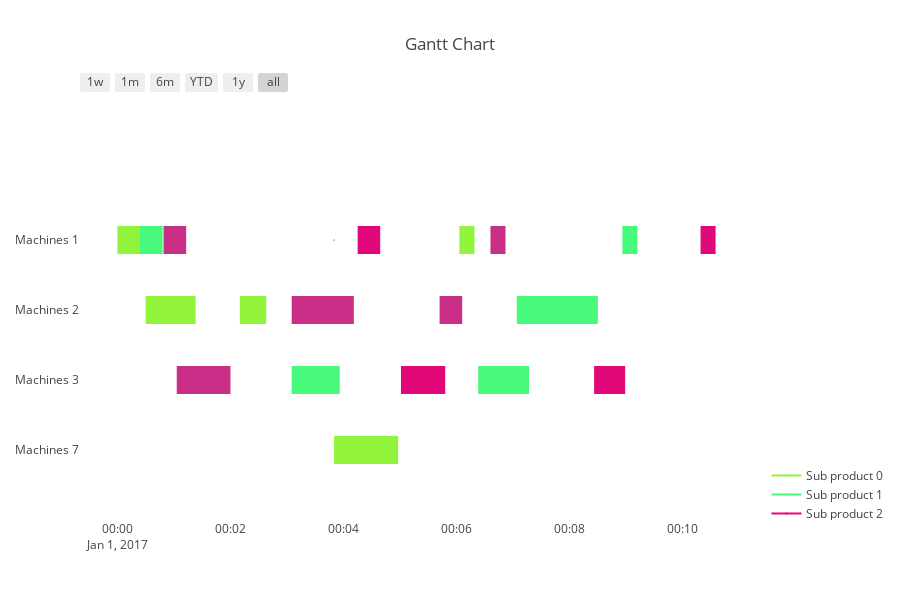

Notebook code cell kept with this figure:
### Code cell
uri = params['gantt_machines'] 
draw_gantt(uri, 'Machines')

### Figure 1 — Plotly figure (JSON) as saved in the notebook; plotly's stock layout.template omitted (floating-point values rounded to 4 significant figures)
{"data": [{"marker": {"color": "white"}, "name": "", "x": ["2017-01-01 0:00:00", "2017-01-01 0:00:24"], "y": [3, 3]}, {"marker": {"color": "white"}, "name": "", "x": ["2017-01-01 0:00:24", "2017-01-01 0:00:48"], "y": [3, 3]}, {"marker": {"color": "white"}, "name": "", "x": ["2017-01-01 0:00:49", "2017-01-01 0:01:13"], "y": [3, 3]}, {"marker": {"color": "white"}, "name": "", "x": ["2017-01-01 0:04:15", "2017-01-01 0:04:39"], "y": [3, 3]}, {"marker": {"color": "white"}, "name": "", "x": ["2017-01-01 0:06:03", "2017-01-01 0:06:19"], "y": [3, 3]}, {"marker": {"color": "white"}, "name": "", "x": ["2017-01-01 0:06:36", "2017-01-01 0:06:52"], "y": [3, 3]}, {"marker": {"color": "white"}, "name": "", "x": ["2017-01-01 0:08:56", "2017-01-01 0:09:12"], "y": [3, 3]}, {"marker": {"color": "white"}, "name": "", "x": ["2017-01-01 0:10:19", "2017-01-01 0:10:35"], "y": [3, 3]}, {"marker": {"color": "white"}, "name": "", "x": ["2017-01-01 0:00:30", "2017-01-01 0:01:23"], "y": [2, 2]}, {"marker": {"color": "white"}, "name": "", "x": ["2017-01-01 0:02:10", "2017-01-01 0:02:38"], "y": [2, 2]}, {"marker": {"color": "white"}, "name": "", "x": ["2017-01-01 0:03:05", "2017-01-01 0:04:11"], "y": [2, 2]}, {"marker": {"color": "white"}, "name": "", "x": ["2017-01-01 0:05:42", "2017-01-01 0:06:06"], "y": [2, 2]}, {"marker": {"color": "white"}, "name": "", "x": ["2017-01-01 0:07:04", "2017-01-01 0:08:30"], "y": [2, 2]}, {"marker": {"color": "white"}, "name": "", "x": ["2017-01-01 0:01:03", "2017-01-01 0:02:00"], "y": [1, 1]}, {"marker": {"color": "white"}, "name": "", "x": ["2017-01-01 0:03:05", "2017-01-01 0:03:56"], "y": [1, 1]}, {"marker": {"color": "white"}, "name": "", "x": ["2017-01-01 0:05:01", "2017-01-01 0:05:48"], "y": [1, 1]}, {"marker": {"color": "white"}, "name": "", "x": ["2017-01-01 0:06:23", "2017-01-01 0:07:17"], "y": [1, 1]}, {"marker": {"color": "white"}, "name": "", "x": ["2017-01-01 0:08:26", "2017-01-01 0:08:59"], "y": [1, 1]}, {"marker": {"color": "white"}, "name": "", "x": ["2017-01-01 0:03:50", "2017-01-01 0:04:58"], "y": [0, 0]}, {"hoverinfo": "none", "marker": {"color": "rgb(145, 243, 59)", "size": 1}, "name": "Sub product 0", "showlegend": true, "x": ["2017-01-01 0:03:50", "2017-01-01 0:03:50"], "y": [0, 0]}, {"hoverinfo": "none", "marker": {"color": "rgb(72, 250, 123)", "size": 1}, "name": "Sub product 1", "showlegend": true, "x": ["2017-01-01 0:03:50", "2017-01-01 0:03:50"], "y": [1, 1]}, {"hoverinfo": "none", "marker": {"color": "rgb(225, 8, 121)", "size": 1}, "name": "Sub product 2", "showlegend": true, "x": ["2017-01-01 0:03:50", "2017-01-01 0:03:50"], "y": [2, 2]}, {"hoverinfo": "none", "marker": {"color": "rgb(201, 47, 134)", "size": 1}, "name": "Sub product 3", "showlegend": true, "x": ["2017-01-01 0:03:50", "2017-01-01 0:03:50"], "y": [3, 3]}], "layout": {"height": 600, "hovermode": "closest", "shapes": [{"fillcolor": "rgb(145, 243, 59)", "line": {"width": 0}, "opacity": 1, "type": "rect", "x0": "2017-01-01 0:00:00", "x1": "2017-01-01 0:00:24", "xref": "x", "y0": 2.8, "y1": 3.2, "yref": "y"}, {"fillcolor": "rgb(72, 250, 123)", "line": {"width": 0}, "opacity": 1, "type": "rect", "x0": "2017-01-01 0:00:24", "x1": "2017-01-01 0:00:48", "xref": "x", "y0": 2.8, "y1": 3.2, "yref": "y"}, {"fillcolor": "rgb(201, 47, 134)", "line": {"width": 0}, "opacity": 1, "type": "rect", "x0": "2017-01-01 0:00:49", "x1": "2017-01-01 0:01:13", "xref": "x", "y0": 2.8, "y1": 3.2, "yref": "y"}, {"fillcolor": "rgb(225, 8, 121)", "line": {"width": 0}, "opacity": 1, "type": "rect", "x0": "2017-01-01 0:04:15", "x1": "2017-01-01 0:04:39", "xref": "x", "y0": 2.8, "y1": 3.2, "yref": "y"}, {"fillcolor": "rgb(145, 243, 59)", "line": {"width": 0}, "opacity": 1, "type": "rect", "x0": "2017-01-01 0:06:03", "x1": "2017-01-01 0:06:19", "xref": "x", "y0": 2.8, "y1": 3.2, "yref": "y"}, {"fillcolor": "rgb(201, 47, 134)", "line": {"width": 0}, "opacity": 1, "type": "rect", "x0": "2017-01-01 0:06:36", "x1": "2017-01-01 0:06:52", "xref": "x", "y0": 2.8, "y1": 3.2, "yref": "y"}, {"fillcolor": "rgb(72, 250, 123)", "line": {"width": 0}, "opacity": 1, "type": "rect", "x0": "2017-01-01 0:08:56", "x1": "2017-01-01 0:09:12", "xref": "x", "y0": 2.8, "y1": 3.2, "yref": "y"}, {"fillcolor": "rgb(225, 8, 121)", "line": {"width": 0}, "opacity": 1, "type": "rect", "x0": "2017-01-01 0:10:19", "x1": "2017-01-01 0:10:35", "xref": "x", "y0": 2.8, "y1": 3.2, "yref": "y"}, {"fillcolor": "rgb(145, 243, 59)", "line": {"width": 0}, "opacity": 1, "type": "rect", "x0": "2017-01-01 0:00:30", "x1": "2017-01-01 0:01:23", "xref": "x", "y0": 1.8, "y1": 2.2, "yref": "y"}, {"fillcolor": "rgb(145, 243, 59)", "line": {"width": 0}, "opacity": 1, "type": "rect", "x0": "2017-01-01 0:02:10", "x1": "2017-01-01 0:02:38", "xref": "x", "y0": 1.8, "y1": 2.2, "yref": "y"}, {"fillcolor": "rgb(201, 47, 134)", "line": {"width": 0}, "opacity": 1, "type": "rect", "x0": "2017-01-01 0:03:05", "x1": "2017-01-01 0:04:11", "xref": "x", "y0": 1.8, "y1": 2.2, "yref": "y"}, {"fillcolor": "rgb(201, 47, 134)", "line": {"width": 0}, "opacity": 1, "type": "rect", "x0": "2017-01-01 0:05:42", "x1": "2017-01-01 0:06:06", "xref": "x", "y0": 1.8, "y1": 2.2, "yref": "y"}, {"fillcolor": "rgb(72, 250, 123)", "line": {"width": 0}, "opacity": 1, "type": "rect", "x0": "2017-01-01 0:07:04", "x1": "2017-01-01 0:08:30", "xref": "x", "y0": 1.8, "y1": 2.2, "yref": "y"}, {"fillcolor": "rgb(201, 47, 134)", "line": {"width": 0}, "opacity": 1, "type": "rect", "x0": "2017-01-01 0:01:03", "x1": "2017-01-01 0:02:00", "xref": "x", "y0": 0.8, "y1": 1.2, "yref": "y"}, {"fillcolor": "rgb(72, 250, 123)", "line": {"width": 0}, "opacity": 1, "type": "rect", "x0": "2017-01-01 0:03:05", "x1": "2017-01-01 0:03:56", "xref": "x", "y0": 0.8, "y1": 1.2, "yref": "y"}, {"fillcolor": "rgb(225, 8, 121)", "line": {"width": 0}, "opacity": 1, "type": "rect", "x0": "2017-01-01 0:05:01", "x1": "2017-01-01 0:05:48", "xref": "x", "y0": 0.8, "y1": 1.2, "yref": "y"}, {"fillcolor": "rgb(72, 250, 123)", "line": {"width": 0}, "opacity": 1, "type": "rect", "x0": "2017-01-01 0:06:23", "x1": "2017-01-01 0:07:17", "xref": "x", "y0": 0.8, "y1": 1.2, "yref": "y"}, {"fillcolor": "rgb(225, 8, 121)", "line": {"width": 0}, "opacity": 1, "type": "rect", "x0": "2017-01-01 0:08:26", "x1": "2017-01-01 0:08:59", "xref": "x", "y0": 0.8, "y1": 1.2, "yref": "y"}, {"fillcolor": "rgb(145, 243, 59)", "line": {"width": 0}, "opacity": 1, "type": "rect", "x0": "2017-01-01 0:03:50", "x1": "2017-01-01 0:04:58", "xref": "x", "y0": -0.2, "y1": 0.2, "yref": "y"}], "showlegend": true, "title": "Gantt Chart", "width": 900, "xaxis": {"rangeselector": {"buttons": [{"count": 7, "label": "1w", "step": "day", "stepmode": "backward"}, {"count": 1, "label": "1m", "step": "month", "stepmode": "backward"}, {"count": 6, "label": "6m", "step": "month", "stepmode": "backward"}, {"count": 1, "label": "YTD", "step": "year", "stepmode": "todate"}, {"count": 1, "label": "1y", "step": "year", "stepmode": "backward"}, {"step": "all"}]}, "showgrid": false, "type": "date", "zeroline": false}, "yaxis": {"autorange": false, "range": [-1, 5], "showgrid": false, "ticktext": ["Machines 7", "Machines 3", "Machines 2", "Machines 1"], "tickvals": [0, 1, 2, 3], "zeroline": false}}}
